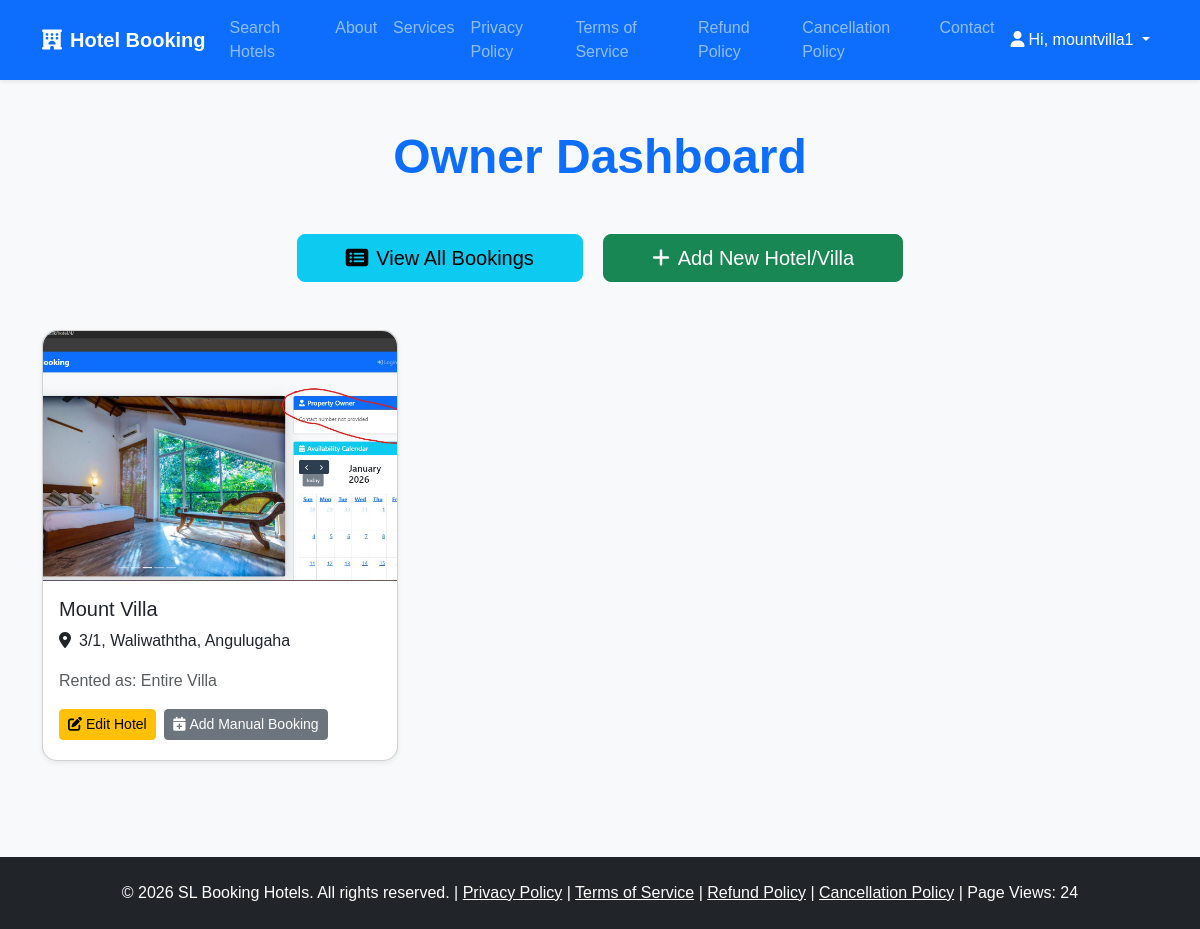
The app's page /owner/dashboard/ (signed in) with its own data.
### core/models.py (models this page shows, shortened)
class Hotel(models.Model):
    owner = models.ForeignKey(User, on_delete=models.CASCADE, related_name='hotels')
    name = models.CharField(max_length=200)
    address = models.CharField(max_length=300)
    description = models.TextField()
    main_image = models.ImageField(upload_to='hotels/')
    photo1 = models.ImageField(upload_to='hotels/', blank=True, null=True)
    photo2 = models.ImageField(upload_to='hotels/', blank=True, null=True)
    photo3 = models.ImageField(upload_to='hotels/', blank=True, null=True)
    photo4 = models.ImageField(upload_to='hotels/', blank=True, null=True)
    facilities = MultiSelectField(choices=FACILITIES_CHOICES, blank=True)
    rented_type = models.CharField(max_length=20, choices=RENTED_TYPE_CHOICES, default='rooms')
    price_per_night = models.DecimalField(max_digits=10, decimal_places=2, blank=True, null=True)
    google_location_link = models.URLField(blank=True, null=True, verbose_name="Google Maps Link")
    facebook_page = models.URLField(blank=True, null=True, verbose_name="Facebook Page Link")

### core/views.py (the view)
# urls.py: path('owner/dashboard/', views.owner_dashboard, name='owner_dashboard'),
@login_required
def owner_dashboard(request):
    if not hasattr(request.user, 'profile') or request.user.profile.role != 'owner':
        messages.error(request, 'Access denied.')
        return redirect('home')
    hotels = Hotel.objects.filter(owner=request.user)
    pending_bookings = Booking.objects.filter(hotel__owner=request.user, status='pending').count()
    return render(request, 'core/owner_dashboard.html', {
        'hotels': hotels,
        'pending_bookings': pending_bookings
    })

### core/context_processors.py (called while the page is built)
def site_stats(request):
    stats, _ = SiteStats.objects.get_or_create(pk=1, defaults={'total_views': 0})
    return {'total_views': stats.total_views}

### templates/core/owner_dashboard.html (shortened to what this page needs)
{% extends 'core/base.html' %}
{% load static %}
{% block content %}
<div class="container mt-5">
    <h1 class="text-center mb-5 display-5 fw-bold text-primary">Owner Dashboard</h1>
    <div class="text-center mb-5">
        <a href="{% url 'owner_bookings' %}" class="btn btn-info btn-lg px-5 me-3">
            <i class="fas fa-list-alt me-2"></i>View All Bookings
        </a>
        <a href="{% url 'add_hotel' %}" class="btn btn-success btn-lg px-5">
            <i class="fas fa-plus me-2"></i>Add New Hotel/Villa
        </a>
    </div>
    {% if hotels %}
        <div class="row">
            {% for hotel in hotels %}
                <div class="col-md-6 col-lg-4 mb-5">
                    <div class="card shadow-sm h-100">
                        {% if hotel.main_image %}
                            <img src="{{ hotel.main_image.url }}" class="card-img-top" alt="{{ hotel.name }}" style="height: 250px; object-fit: cover;">
                        {% else %}
                            <div class="bg-light text-center py-5" style="height: 250px;">
                                <i class="fas fa-hotel fa-4x text-muted"></i>
                            </div>
                        {% endif %}
                        <div class="card-body d-flex flex-column">
                            <h5 class="card-title">{{ hotel.name }}</h5>
                            <p class="card-text"><i class="fas fa-map-marker-alt me-2"></i>{{ hotel.address }}</p>
                            <p class="card-text text-muted">Rented as: {{ hotel.get_rented_type_display }}</p>
                            <div class="mt-auto">
                                <a href="{% url 'edit_hotel' hotel.id %}" class="btn btn-warning btn-sm me-1 mb-1">
                                    <i class="fas fa-edit me-1"></i>Edit Hotel
                                </a>
                                <a href="{% url 'add_manual_booking' hotel.id %}" class="btn btn-secondary btn-sm mb-1">
                                    <i class="fas fa-calendar-plus me-1"></i>Add Manual Booking
                                </a>
                            </div>
                        </div>
                    </div>
                </div>
            {% endfor %}
        </div>
    {% else %}
        <div class="text-center py-5">
            <p class="text-muted fs-4">No hotels added yet. Click "Add New Hotel/Villa" to get started!</p>
        </div>
    {% endif %}
</div>
{% endblock %}

### templates/core/base.html (shortened to what this page needs)
{% load static %}
<!DOCTYPE html>
<html lang="en">
<head>
    <link href="https://cdn.jsdelivr.net/npm/bootstrap@5.3.3/dist/css/bootstrap.min.css" rel="stylesheet">
    <link rel="stylesheet" href="https://cdnjs.cloudflare.com/ajax/libs/font-awesome/6.5.1/css/all.min.css">
    <link rel="stylesheet" href="{% static 'css/style.css' %}">
</head>
<body>
    <nav class="navbar navbar-expand-lg navbar-dark bg-primary shadow-sm">
        <div class="container">
            <a class="navbar-brand fw-bold" href="{% url 'home' %}">
                <i class="fas fa-hotel me-2"></i>Hotel Booking
            </a>
            <div class="collapse navbar-collapse" id="navbarNav">
                <ul class="navbar-nav me-auto">
                    <li class="nav-item"><a class="nav-link" href="{% url 'search_hotels' %}">Search Hotels</a></li>
                    <li class="nav-item"><a class="nav-link" href="{% url 'about' %}">About</a></li>
                    <li class="nav-item"><a class="nav-link" href="{% url 'services' %}">Services</a></li>
                    <li class="nav-item"><a class="nav-link" href="{% url 'privacy_policy' %}">Privacy Policy</a></li>
                    <li class="nav-item"><a class="nav-link" href="{% url 'terms_of_service' %}">Terms of Service</a></li>
                    <li class="nav-item"><a class="nav-link" href="{% url 'refund_policy' %}">Refund Policy</a></li>
                    <li class="nav-item"><a class="nav-link" href="{% url 'cancellation_policy' %}">Cancellation Policy</a></li>
                    <li class="nav-item"><a class="nav-link" href="{% url 'contact' %}">Contact</a></li>
                </ul>
                <ul class="navbar-nav">
                    {% if user.is_authenticated %}
                        <li class="nav-item dropdown">
                            <a class="nav-link dropdown-toggle text-white" href="#" id="navbarDropdown" role="button" data-bs-toggle="dropdown" aria-expanded="false">
                                <i class="fas fa-user me-1"></i>Hi, {{ user.username }}
                            </a>
                        </li>
                    {% else %}
                        <li class="nav-item"><a class="nav-link" href="{% url 'login' %}"><i class="fas fa-sign-in-alt me-1"></i>Login</a></li>
                        <li class="nav-item"><a class="nav-link" href="{% url 'register' %}"><i class="fas fa-user-plus me-1"></i>Register</a></li>
                    {% endif %}
                </ul>
            </div>
        </div>
    </nav>
    {% block content %}
    {% endblock %}
    <footer class="bg-dark text-white text-center py-4 mt-5">
        <p class="mb-0">
            &copy; 2026 SL Booking Hotels. All rights reserved.
            | <a href="{% url 'privacy_policy' %}" class="text-white">Privacy Policy</a>
            | <a href="{% url 'terms_of_service' %}" class="text-white">Terms of Service</a>
            | <a href="{% url 'refund_policy' %}" class="text-white">Refund Policy</a>
            | <a href="{% url 'cancellation_policy' %}" class="text-white">Cancellation Policy</a>
            | Page Views: {{ total_views|default:0 }}
        </p>
    </footer>
</body>
</html>

### static/css/style.css (style rules this page uses)
body { background-color: #f8f9fa; font-family: 'Arial', sans-serif; }
.card { border-radius: 15px; box-shadow: 0 4px 8px rgba(0,0,0,0.1); transition: transform 0.2s; }
.card-img-top { height: 250px; object-fit: cover; border-top-left-radius: 15px; border-top-right-radius: 15px; }
footer { margin-top: auto; }

### records on screen
Hotel: main_image (picture), name "Mount Villa", address "3/1, Waliwaththa, Angulugaha", rented_type "Entire Villa"

### other values on screen
{{ user.username }} "mountvilla1"
{{ total_views|default:0 }} "24"
